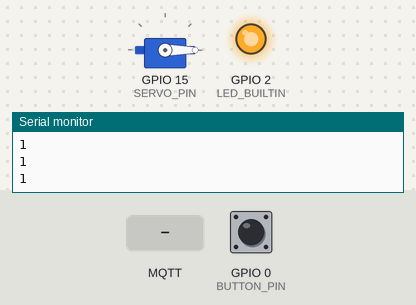
Bench run of a sketch on a simulated ESP32. On the bench: servo, output pins drawn as LEDs (lit = HIGH), the last lines printed to the serial monitor. The inputs (shaded band) are chosen by the test bench; at power-on: GPIO 0 (BUTTON_PIN) HIGH. WiFi joins after 1.5 s; servers stay silent unless stated; no MQTT or app messages arrive unless stated.

Above: at 4.8 s.
4.9 s: MQTT message "pressed" arrives on the first subscribed topic
At 5.45 s:
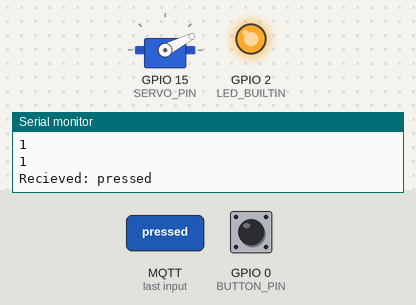
At 6.9 s:
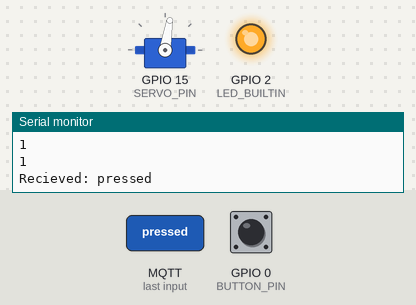
7.9 s: GPIO 0 (BUTTON_PIN) pulled LOW for 1 s
At 9.4 s:
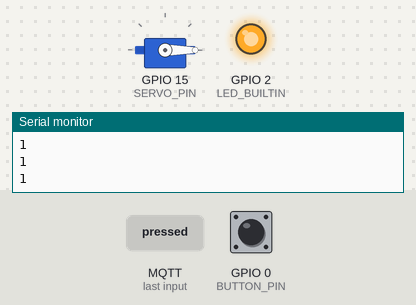
Timing chart, 0 to 10.9 s (numbered marks = the images above; inputs shaded):
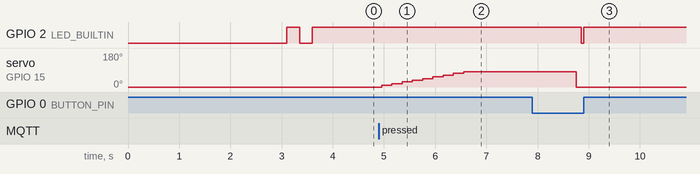

The sketch:

pager.ino
```cpp
#include <Servo.h>
#include <WiFi.h>
#include <PubSubClient.h>

const char* WIFI_SSID = "AH - Guest";
const char* WIFI_PASSWORD = "NoTimidSouls";
const char* DEVICE_ID = "picoA_cin";
const char* OTHER_ID = "picoB_cin";

const char* MQTT_BROKER = "broker.emqx.io";
const int MQTT_PORT = 1883;

char PUB_TOPIC[50];
char SUB_TOPIC[50];

double increment_delay = 200;
double hold_delay = 1000;

const int SERVO_PIN = 15;
const int BUTTON_PIN = 0;

Servo servo1;
WiFiClient wifiClient;
PubSubClient mqtt(wifiClient);

void onMessage(char* topic, byte* payload, unsigned int length) {
  String msg;
  for (int i = 0; i < length; i++) {
    msg += (char)payload[i];
  }

  Serial.println("Recieved: " + msg);

  double increments = 10;
  double target = 90;
  if (msg ==  "pressed") {
    for (int i = 1; i < increments; i++) {
      servo1.write(target/increments * i);
      delay(increment_delay);
    }
    delay(2000);
    // servo1.write(90);
    // delay(10000);
    servo1.write(0);
    // servo1.write(90);
    // delay(10000);
  }
}

void connectWifi() {
  pinMode(LED_BUILTIN, OUTPUT);
  while (true) {
    Serial.println("Connecting to Wifi");
    WiFi.disconnect();
    delay(100);
    WiFi.begin(WIFI_SSID, WIFI_PASSWORD);
    delay(1000);

    int attempts = 0;
    while (WiFi.status() != WL_CONNECTED && attempts < 5) {
      digitalWrite(LED_BUILTIN, HIGH);
      delay(250);
      digitalWrite(LED_BUILTIN, LOW);
      delay(250);
      Serial.println(".");
      attempts += 1;
    }

    if (WiFi.status() == WL_CONNECTED) {
      digitalWrite(LED_BUILTIN, HIGH);
      Serial.println("Connected! IP: " + WiFi.localIP().toString());
      return;
    }
    Serial.println("Failed after 5 attempts, waiting 10s...");
    for (int i = 10; i > 0; i--) {
      Serial.println("Retrying in " + String(i) + "s");
      digitalWrite(LED_BUILTIN, HIGH);
      delay(100);
      digitalWrite(LED_BUILTIN, LOW);
      delay(900);
    }
  }
}

void connectMQTT() {
  while (!mqtt.connected()) {
    Serial.println("Connecting to MQTT...");
    if (mqtt.connect(DEVICE_ID)) {
      Serial.println("connected!");
      mqtt.subscribe(SUB_TOPIC);
      Serial.println("Subscribed to: " + String(SUB_TOPIC));
    } else {
      Serial.println("failed (rc=)" + String(mqtt.state()) + "), retrying in 3s");
      delay(3000);
    }
  }
}

void setup() {
  Serial.begin(115200);
  delay(2000);
  Serial.println("setting up");
  snprintf(PUB_TOPIC, sizeof(PUB_TOPIC), "pico/cin/%s/button", DEVICE_ID);
  snprintf(SUB_TOPIC, sizeof(SUB_TOPIC), "pico/cin/%s/button", OTHER_ID);

  servo1.attach(SERVO_PIN, 500,2500);
  servo1.write(0);

  pinMode(BUTTON_PIN, INPUT_PULLUP);
  connectWifi();

  mqtt.setServer(MQTT_BROKER, MQTT_PORT);
  mqtt.setCallback(onMessage);
  connectMQTT();
}

int lastButton = HIGH;
bool first = true;

void loop() {
  // Serial.println("looping");
  if (!mqtt.connected()) {
    connectMQTT();
  }

  if (first) {
    Serial.println("loop");
    first = false;
  }
  mqtt.loop();

  int current = digitalRead(BUTTON_PIN);
  Serial.println(current);
  delay(100);
  if (current == LOW && lastButton == HIGH) {
    digitalWrite(LED_BUILTIN, LOW);
    Serial.println("Button pressed! Publishing...");
    mqtt.publish(PUB_TOPIC, "pressed");
    delay(50);
    digitalWrite(LED_BUILTIN, HIGH);
  }

  lastButton = current;
}
```

Measured:
- after the input at 4.9 s, servo on GPIO 15 (SERVO_PIN): moves from 0° to 81° over 1.6 s, starting after 0.06 s
- after the input at 7.9 s, GPIO 2 (LED_BUILTIN): HIGH → LOW after 0.96 s, → HIGH 0.05 s later
